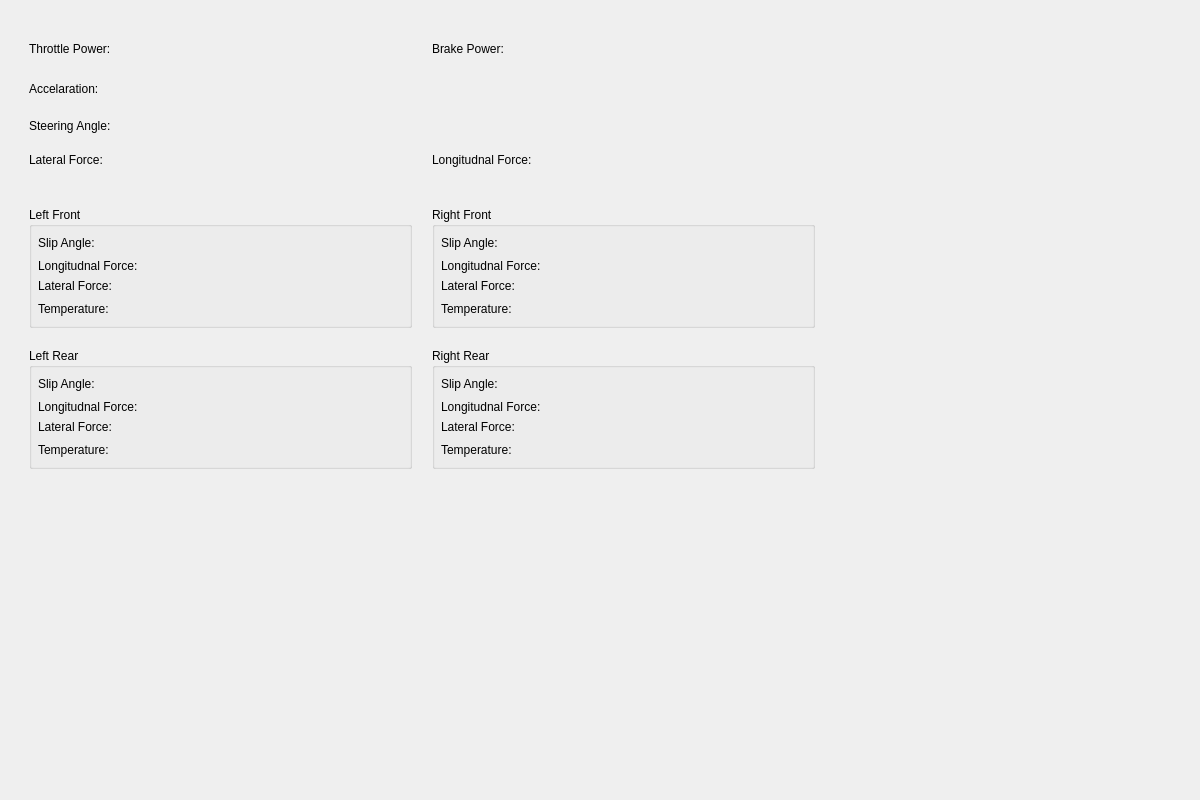
<?xml version="1.0" encoding="UTF-8"?>
<ui version="4.0">
 <class>WheelVisualizer</class>
 <widget class="QMainWindow" name="WheelVisualizer">
  <property name="geometry">
   <rect>
    <x>0</x>
    <y>0</y>
    <width>1200</width>
    <height>800</height>
   </rect>
  </property>
  <property name="focusPolicy">
   <enum>Qt::NoFocus</enum>
  </property>
  <property name="windowTitle">
   <string>WheelVisualizer</string>
  </property>
  <widget class="QWidget" name="centralwidget">
   <widget class="QFrame" name="backgroundFrame">
    <property name="geometry">
     <rect>
      <x>0</x>
      <y>0</y>
      <width>1200</width>
      <height>800</height>
     </rect>
    </property>
    <layout class="QHBoxLayout" name="horizontalLayout">
     <item>
      <widget class="QFrame" name="leftFrame">
       <layout class="QVBoxLayout" name="verticalLayout">
        <property name="spacing">
         <number>20</number>
        </property>
        <property name="leftMargin">
         <number>10</number>
        </property>
        <property name="topMargin">
         <number>20</number>
        </property>
        <property name="rightMargin">
         <number>10</number>
        </property>
        <item>
         <widget class="QFrame" name="gridFrame">
          <property name="sizePolicy">
           <sizepolicy hsizetype="Preferred" vsizetype="Preferred">
            <horstretch>0</horstretch>
            <verstretch>0</verstretch>
           </sizepolicy>
          </property>
          <property name="minimumSize">
           <size>
            <width>400</width>
            <height>50</height>
           </size>
          </property>
          <property name="maximumSize">
           <size>
            <width>16777215</width>
            <height>16777215</height>
           </size>
          </property>
          <layout class="QGridLayout" name="gridLayout">
           <property name="leftMargin">
            <number>10</number>
           </property>
           <property name="topMargin">
            <number>10</number>
           </property>
           <property name="rightMargin">
            <number>10</number>
           </property>
           <property name="bottomMargin">
            <number>10</number>
           </property>
           <property name="spacing">
            <number>20</number>
           </property>
           <item row="1" column="0">
            <widget class="QLabel" name="AccelerationLabel">
             <property name="minimumSize">
              <size>
               <width>0</width>
               <height>20</height>
              </size>
             </property>
             <property name="maximumSize">
              <size>
               <width>16777215</width>
               <height>20</height>
              </size>
             </property>
             <property name="text">
              <string>Accelaration: </string>
             </property>
            </widget>
           </item>
           <item row="0" column="1">
            <widget class="QLabel" name="BrakeLabel">
             <property name="text">
              <string>Brake Power:</string>
             </property>
            </widget>
           </item>
           <item row="3" column="1">
            <widget class="QLabel" name="LongitudnalLabel">
             <property name="text">
              <string>Longitudnal Force:</string>
             </property>
            </widget>
           </item>
           <item row="0" column="0">
            <widget class="QLabel" name="ThrottleLabel">
             <property name="minimumSize">
              <size>
               <width>0</width>
               <height>20</height>
              </size>
             </property>
             <property name="maximumSize">
              <size>
               <width>16777215</width>
               <height>20</height>
              </size>
             </property>
             <property name="text">
              <string>Throttle Power: </string>
             </property>
            </widget>
           </item>
           <item row="3" column="0">
            <widget class="QLabel" name="LateralLabel">
             <property name="text">
              <string>Lateral Force:</string>
             </property>
            </widget>
           </item>
           <item row="2" column="0">
            <widget class="QLabel" name="SteeringLabel">
             <property name="text">
              <string>Steering Angle:</string>
             </property>
            </widget>
           </item>
          </layout>
         </widget>
        </item>
        <item>
         <widget class="QFrame" name="gridFrame_2">
          <property name="minimumSize">
           <size>
            <width>0</width>
            <height>100</height>
           </size>
          </property>
          <layout class="QGridLayout" name="gridLayout_2">
           <property name="leftMargin">
            <number>10</number>
           </property>
           <property name="topMargin">
            <number>10</number>
           </property>
           <property name="rightMargin">
            <number>10</number>
           </property>
           <property name="bottomMargin">
            <number>10</number>
           </property>
           <property name="spacing">
            <number>20</number>
           </property>
           <item row="0" column="0">
            <widget class="QGroupBox" name="LeftFrontGrid">
             <property name="minimumSize">
              <size>
               <width>150</width>
               <height>100</height>
              </size>
             </property>
             <property name="maximumSize">
              <size>
               <width>16777215</width>
               <height>16777215</height>
              </size>
             </property>
             <property name="title">
              <string>Left Front</string>
             </property>
             <layout class="QGridLayout" name="LeftFrontLayout" columnstretch="0">
              <property name="leftMargin">
               <number>6</number>
              </property>
              <property name="topMargin">
               <number>6</number>
              </property>
              <property name="rightMargin">
               <number>6</number>
              </property>
              <property name="bottomMargin">
               <number>6</number>
              </property>
              <property name="horizontalSpacing">
               <number>6</number>
              </property>
              <item row="3" column="0">
               <widget class="QLabel" name="leftFrontTempQlabel">
                <property name="minimumSize">
                 <size>
                  <width>100</width>
                  <height>20</height>
                 </size>
                </property>
                <property name="maximumSize">
                 <size>
                  <width>16777215</width>
                  <height>16777215</height>
                 </size>
                </property>
                <property name="text">
                 <string>Temperature: </string>
                </property>
               </widget>
              </item>
              <item row="1" column="0">
               <widget class="QLabel" name="leftFrontLongQlabel">
                <property name="text">
                 <string>Longitudnal Force:</string>
                </property>
               </widget>
              </item>
              <item row="0" column="0">
               <widget class="QLabel" name="leftFrontSlipQlabel">
                <property name="minimumSize">
                 <size>
                  <width>100</width>
                  <height>20</height>
                 </size>
                </property>
                <property name="maximumSize">
                 <size>
                  <width>16777215</width>
                  <height>16777215</height>
                 </size>
                </property>
                <property name="text">
                 <string>Slip Angle: </string>
                </property>
               </widget>
              </item>
              <item row="2" column="0">
               <widget class="QLabel" name="leftFrontLatQlabel">
                <property name="text">
                 <string>Lateral Force:</string>
                </property>
               </widget>
              </item>
             </layout>
            </widget>
           </item>
           <item row="0" column="1">
            <widget class="QGroupBox" name="RightFrontGrid">
             <property name="minimumSize">
              <size>
               <width>150</width>
               <height>100</height>
              </size>
             </property>
             <property name="maximumSize">
              <size>
               <width>16777215</width>
               <height>16777215</height>
              </size>
             </property>
             <property name="title">
              <string>Right Front</string>
             </property>
             <layout class="QGridLayout" name="gridLayout_3">
              <property name="leftMargin">
               <number>6</number>
              </property>
              <property name="topMargin">
               <number>6</number>
              </property>
              <property name="rightMargin">
               <number>6</number>
              </property>
              <property name="bottomMargin">
               <number>6</number>
              </property>
              <property name="spacing">
               <number>6</number>
              </property>
              <item row="0" column="0">
               <widget class="QLabel" name="rightFrontSlipQlabel">
                <property name="minimumSize">
                 <size>
                  <width>100</width>
                  <height>20</height>
                 </size>
                </property>
                <property name="text">
                 <string>Slip Angle: </string>
                </property>
               </widget>
              </item>
              <item row="2" column="0">
               <widget class="QLabel" name="rightFrontLatQlabel">
                <property name="text">
                 <string>Lateral Force:</string>
                </property>
               </widget>
              </item>
              <item row="3" column="0">
               <widget class="QLabel" name="rightFrontTempQlabel">
                <property name="minimumSize">
                 <size>
                  <width>100</width>
                  <height>20</height>
                 </size>
                </property>
                <property name="maximumSize">
                 <size>
                  <width>16777215</width>
                  <height>16777215</height>
                 </size>
                </property>
                <property name="text">
                 <string>Temperature: </string>
                </property>
               </widget>
              </item>
              <item row="1" column="0">
               <widget class="QLabel" name="rightFrontLongQlabel">
                <property name="text">
                 <string>Longitudnal Force:</string>
                </property>
               </widget>
              </item>
             </layout>
            </widget>
           </item>
           <item row="1" column="0">
            <widget class="QGroupBox" name="LeftRearGrid">
             <property name="minimumSize">
              <size>
               <width>150</width>
               <height>100</height>
              </size>
             </property>
             <property name="maximumSize">
              <size>
               <width>16777215</width>
               <height>16777215</height>
              </size>
             </property>
             <property name="title">
              <string>Left Rear</string>
             </property>
             <layout class="QGridLayout" name="gridLayout_4">
              <property name="leftMargin">
               <number>6</number>
              </property>
              <property name="topMargin">
               <number>6</number>
              </property>
              <property name="rightMargin">
               <number>6</number>
              </property>
              <property name="bottomMargin">
               <number>6</number>
              </property>
              <property name="spacing">
               <number>6</number>
              </property>
              <item row="3" column="0">
               <widget class="QLabel" name="leftRearTempQlabel">
                <property name="minimumSize">
                 <size>
                  <width>100</width>
                  <height>20</height>
                 </size>
                </property>
                <property name="maximumSize">
                 <size>
                  <width>16777215</width>
                  <height>16777215</height>
                 </size>
                </property>
                <property name="text">
                 <string>Temperature: </string>
                </property>
               </widget>
              </item>
              <item row="2" column="0">
               <widget class="QLabel" name="leftRearLatQlabel">
                <property name="text">
                 <string>Lateral Force:</string>
                </property>
               </widget>
              </item>
              <item row="0" column="0">
               <widget class="QLabel" name="leftRearSlipQlabel">
                <property name="minimumSize">
                 <size>
                  <width>100</width>
                  <height>20</height>
                 </size>
                </property>
                <property name="text">
                 <string>Slip Angle: </string>
                </property>
               </widget>
              </item>
              <item row="1" column="0">
               <widget class="QLabel" name="leftRearLongQlabel">
                <property name="text">
                 <string>Longitudnal Force:</string>
                </property>
               </widget>
              </item>
             </layout>
            </widget>
           </item>
           <item row="1" column="1">
            <widget class="QGroupBox" name="RightRearGrid">
             <property name="minimumSize">
              <size>
               <width>150</width>
               <height>100</height>
              </size>
             </property>
             <property name="maximumSize">
              <size>
               <width>16777215</width>
               <height>16777215</height>
              </size>
             </property>
             <property name="title">
              <string>Right Rear</string>
             </property>
             <layout class="QGridLayout" name="gridLayout_5">
              <property name="leftMargin">
               <number>6</number>
              </property>
              <property name="topMargin">
               <number>6</number>
              </property>
              <property name="rightMargin">
               <number>6</number>
              </property>
              <property name="bottomMargin">
               <number>6</number>
              </property>
              <property name="spacing">
               <number>6</number>
              </property>
              <item row="2" column="0">
               <widget class="QLabel" name="rightRearLatQlabel">
                <property name="text">
                 <string>Lateral Force:</string>
                </property>
               </widget>
              </item>
              <item row="0" column="0">
               <widget class="QLabel" name="rightRearSlipQlabel">
                <property name="minimumSize">
                 <size>
                  <width>100</width>
                  <height>20</height>
                 </size>
                </property>
                <property name="text">
                 <string>Slip Angle: </string>
                </property>
               </widget>
              </item>
              <item row="3" column="0">
               <widget class="QLabel" name="rightRearTempQlabel">
                <property name="minimumSize">
                 <size>
                  <width>100</width>
                  <height>20</height>
                 </size>
                </property>
                <property name="maximumSize">
                 <size>
                  <width>16777215</width>
                  <height>16777215</height>
                 </size>
                </property>
                <property name="text">
                 <string>Temperature: </string>
                </property>
               </widget>
              </item>
              <item row="1" column="0">
               <widget class="QLabel" name="rightRearLongQlabel">
                <property name="text">
                 <string>Longitudnal Force:</string>
                </property>
               </widget>
              </item>
             </layout>
            </widget>
           </item>
          </layout>
         </widget>
        </item>
        <item>
         <spacer name="verticalSpacer">
          <property name="orientation">
           <enum>Qt::Vertical</enum>
          </property>
          <property name="sizeHint" stdset="0">
           <size>
            <width>20</width>
            <height>40</height>
           </size>
          </property>
         </spacer>
        </item>
       </layout>
      </widget>
     </item>
     <item>
      <widget class="QFrame" name="rightFrame">
       <property name="maximumSize">
        <size>
         <width>350</width>
         <height>16777215</height>
        </size>
       </property>
       <layout class="QVBoxLayout" name="verticalLayout_2">
        <item>
         <widget class="QLabel" name="wheelVisLabel">
          <property name="sizePolicy">
           <sizepolicy hsizetype="Fixed" vsizetype="Fixed">
            <horstretch>0</horstretch>
            <verstretch>0</verstretch>
           </sizepolicy>
          </property>
          <property name="minimumSize">
           <size>
            <width>320</width>
            <height>280</height>
           </size>
          </property>
          <property name="maximumSize">
           <size>
            <width>320</width>
            <height>280</height>
           </size>
          </property>
          <property name="text">
           <string/>
          </property>
          <property name="alignment">
           <set>Qt::AlignCenter</set>
          </property>
         </widget>
        </item>
       </layout>
      </widget>
     </item>
    </layout>
   </widget>
  </widget>
 </widget>
 <resources/>
 <connections/>
</ui>
